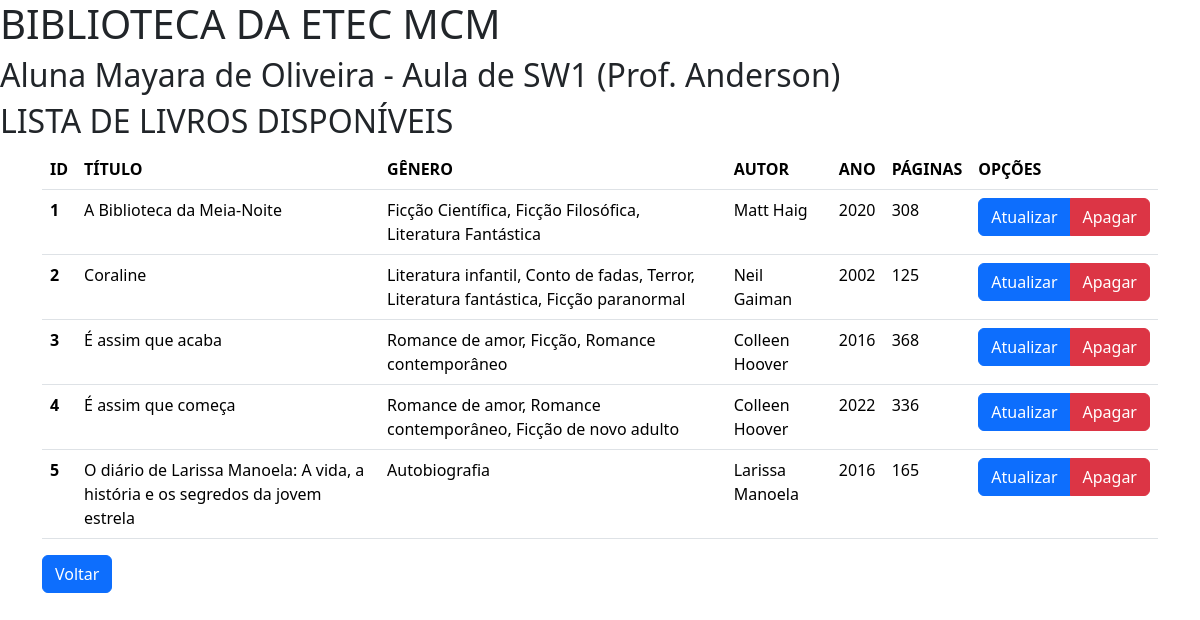
The app's page /listar.php with its own data.
### tables this page shows
CREATE TABLE `livros` (
  `id` int(11) NOT NULL,
  `autor` varchar(255) NOT NULL,
  `titulo` varchar(255) NOT NULL,
  `genero` varchar(255) NOT NULL,
  `ano` int(4) NOT NULL,
  `paginas` int(11) NOT NULL
);

### listar.php (the view, shortened to what this page needs)
<!DOCTYPE html>
<html lang="pt-br">
<head>
    <link href="https://cdn.jsdelivr.net/npm/bootstrap@5.3.7/dist/css/bootstrap.min.css" rel="stylesheet">
</head>
<body>
    <?php
        require 'conexao.php';
        include_once 'pedaco.php';
    ?>
    <h2>LISTA DE LIVROS DISPONÍVEIS</h2>
    <div class="container">
        <table class="table">
            <thead>
                <tr>
                    <th scope="col">ID</th>
                    <th scope="col">TÍTULO</th>
                    <th scope="col">GÊNERO</th>
                    <th scope="col">AUTOR</th>
                    <th scope="col">ANO</th>
                    <th scope="col">PÁGINAS</th>
                    <th scope="col">OPÇÕES</th>
                </tr>
            </thead>
            <tbody>
    <?php
        $sql = "SELECT * FROM livros";
        $stmt = $pdo->query($sql);
        while ($livro = $stmt->fetch(PDO::FETCH_ASSOC)) {
            echo "<tr>";
            echo "<th scope='row'>".$livro['id']."</th>";
            echo "<td>".$livro['titulo']."</td>";
            echo "<td>".$livro['genero']."</td>";
            echo "<td>".$livro['autor']."</td>";
            echo "<td>".$livro['ano']."</td>";
            echo "<td>".$livro['paginas']."</td>";
            echo "
            <td>
                <div class='btn-group' role='group' aria-label='Basic mixed styles example'>
                    <a href='form_atualizar.php?id=".$livro['id']."' type='button' class='btn btn-primary'>Atualizar</a>
                    <a href='#' type='button' class='btn btn-danger'>Apagar</a>
                </div>
            </td>
            ";
            echo "</tr>";
    }
    ?>
            </tbody>
        </table>
        <a href="index.php" type="button" class="btn btn-primary">Voltar</a>
    </div>
</body>
</html>

### pedaco.php
<h1>BIBLIOTECA DA ETEC MCM</h1>
    <h2>Aluna Mayara de Oliveira  - Aula de SW1 (Prof. Anderson)</h2>

### records on screen
livros: id "1", titulo "A Biblioteca da Meia-Noite", genero "Ficção Científica, Ficção Filosófica, Literatura Fantástica", autor "Matt Haig", ano "2020", paginas "308"
livros: id "2", titulo "Coraline", genero "Literatura infantil, Conto de fadas, Terror, Literatura fantástica, Ficção paranormal", autor "Neil Gaiman", ano "2002", paginas "125"
livros: id "3", titulo "É assim que acaba", genero "Romance de amor, Ficção, Romance contemporâneo", autor "Colleen Hoover", ano "2016", paginas "368"
livros: id "4", titulo "É assim que começa", genero "Romance de amor, Romance contemporâneo, Ficção de novo adulto", autor "Colleen Hoover", ano "2022", paginas "336"
livros: id "5", titulo "O diário de Larissa Manoela: A vida, a história e os segredos da jovem estrela", genero "Autobiografia", autor "Larissa Manoela", ano "2016", paginas "165"
